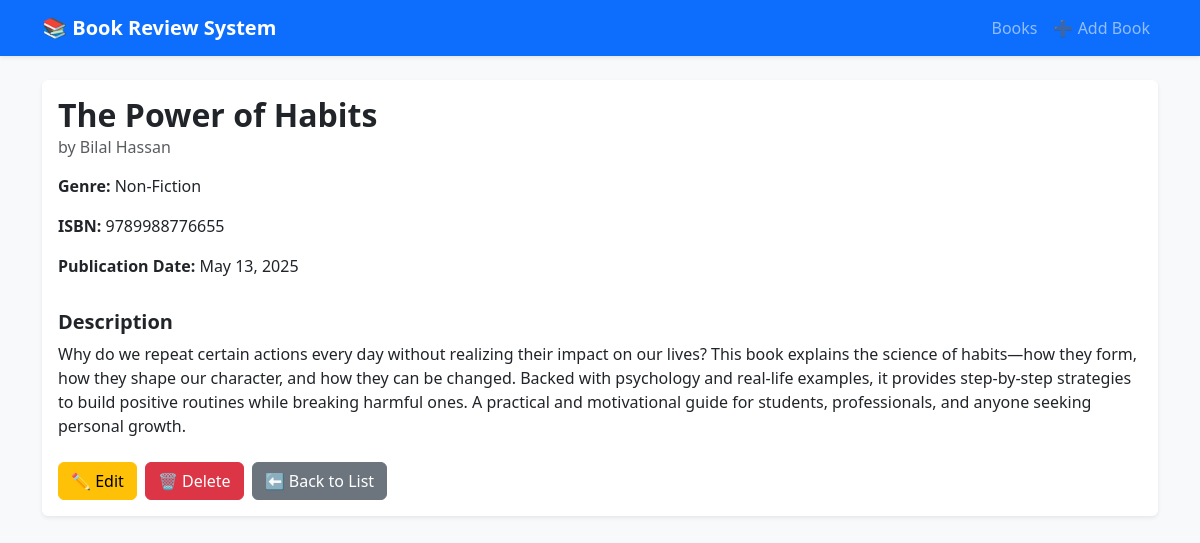
Page /book/9 on the committed database.
### book/models.py (models this page shows, shortened)
class Book(models.Model):
    GENRE_CHOICES = [
        ('fiction', 'Fiction'),
        ('non_fiction', 'Non-Fiction'),
        ('science', 'Science'),
        ('technology', 'Technology'),
        ('history', 'History'),
        ('other', 'Other'),
    ]
    title = models.CharField(max_length=200)
    author = models.CharField(max_length=200)
    description = models.TextField()
    genre = models.CharField(max_length=20,choices=GENRE_CHOICES)
    isbn = models.CharField('ISBN',max_length=13,unique=True)
    publication_date = models.DateField()
    average_rating = models.DecimalField(
        max_digits=3,
        decimal_places=2,
        validators=[MinLengthValidator(0),MaxLengthValidator(5)],
        default=0
    )
    created_at = models.DateTimeField(auto_now_add=True)
    updated_at = models.DateTimeField(auto_now=True)

### book/views.py (the view)
# urls.py: path('book/<int:pk>',views.book_detail,name='book_detail'),
def book_detail(request, pk):
    book = Book.objects.get(pk=pk)
    return render(request,'book/book_detail.html',{'book':book})

### book/templates/book/book_detail.html (shortened to what this page needs)
{% extends "book/base.html" %}
{% block content %}
<div class="card shadow-sm border-0">
  <div class="card-body">
      <h2 class="card-title fw-bold">{{ book.title }}</h2>
      <h6 class="card-subtitle mb-3 text-muted">by {{ book.author }}</h6>
      <div class="row mb-3">
          <div class="col-md-6">
              <p><strong>Genre:</strong> {{ book.get_genre_display }}</p>
              <p><strong>ISBN:</strong> {{ book.isbn }}</p>
              <p><strong>Publication Date:</strong> {{ book.publication_date }}</p>
          </div>
      </div>
      <h5 class="fw-bold">Description</h5>
      <p class="card-text">{{ book.description }}</p>
      <div class="mt-4 d-flex gap-2">
        <a href="{% url 'book_update' book.pk %}" class="btn btn-warning">✏️ Edit</a>
        <a href="{% url 'book_delete' book.pk %}" class="btn btn-danger">🗑️ Delete</a>
        <a href="{% url 'book_list' %}" class="btn btn-secondary">⬅ Back to List</a>
      </div>
  </div>
</div>
{% endblock content %}

### rows in the picture
Book: title "The Power of Habits", author "Bilal Hassan", genre "Non-Fiction", isbn "9789988776655", publication_date "May 13, 2025", description "Why do we repeat certain actions every day without realizing their impact on our lives? This book explains the science of habits—how they form, how they shape our character, and how they can be changed. Backed with psychology and real-life examples, it provides step-by-step strategies to build positive routines while breaking harmful ones. A practical and motivational guide for students, professionals, and anyone seeking personal growth."
